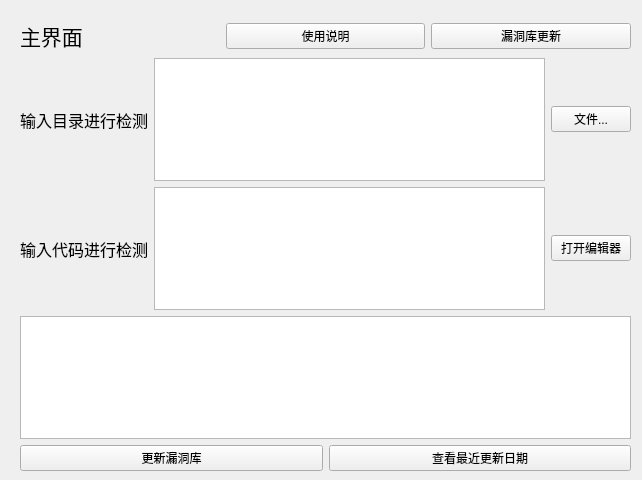
<?xml version="1.0" encoding="UTF-8"?>
<ui version="4.0">
 <class>Form</class>
 <widget class="QWidget" name="Form">
  <property name="geometry">
   <rect>
    <x>0</x>
    <y>0</y>
    <width>642</width>
    <height>480</height>
   </rect>
  </property>
  <property name="windowTitle">
   <string>Form</string>
  </property>
  <widget class="QWidget" name="">
   <property name="geometry">
    <rect>
     <x>20</x>
     <y>20</y>
     <width>611</width>
     <height>451</height>
    </rect>
   </property>
   <layout class="QVBoxLayout" name="verticalLayout">
    <item>
     <layout class="QHBoxLayout" name="horizontalLayout">
      <item>
       <widget class="QLabel" name="label">
        <property name="font">
         <font>
          <family>Agency FB</family>
          <pointsize>16</pointsize>
         </font>
        </property>
        <property name="text">
         <string>主界面</string>
        </property>
       </widget>
      </item>
      <item>
       <widget class="QPushButton" name="pushButton">
        <property name="text">
         <string>使用说明</string>
        </property>
       </widget>
      </item>
      <item>
       <widget class="QPushButton" name="pushButton_4">
        <property name="text">
         <string>漏洞库更新</string>
        </property>
       </widget>
      </item>
     </layout>
    </item>
    <item>
     <layout class="QHBoxLayout" name="horizontalLayout_2">
      <item>
       <widget class="QLabel" name="label_2">
        <property name="font">
         <font>
          <family>Agency FB</family>
          <pointsize>12</pointsize>
         </font>
        </property>
        <property name="text">
         <string>输入目录进行检测</string>
        </property>
       </widget>
      </item>
      <item>
       <widget class="QPlainTextEdit" name="plainTextEdit"/>
      </item>
      <item>
       <widget class="QPushButton" name="pushButton_2">
        <property name="text">
         <string>文件...</string>
        </property>
       </widget>
      </item>
     </layout>
    </item>
    <item>
     <layout class="QHBoxLayout" name="horizontalLayout_3">
      <item>
       <widget class="QLabel" name="label_3">
        <property name="font">
         <font>
          <family>Agency FB</family>
          <pointsize>12</pointsize>
         </font>
        </property>
        <property name="text">
         <string>输入代码进行检测</string>
        </property>
       </widget>
      </item>
      <item>
       <widget class="QPlainTextEdit" name="plainTextEdit_2"/>
      </item>
      <item>
       <widget class="QPushButton" name="pushButton_3">
        <property name="text">
         <string>打开编辑器</string>
        </property>
       </widget>
      </item>
     </layout>
    </item>
    <item>
     <widget class="QTextBrowser" name="textBrowser"/>
    </item>
    <item>
     <layout class="QHBoxLayout" name="horizontalLayout_4">
      <item>
       <widget class="QPushButton" name="pushButton_5">
        <property name="text">
         <string>更新漏洞库</string>
        </property>
       </widget>
      </item>
      <item>
       <widget class="QPushButton" name="pushButton_6">
        <property name="text">
         <string>查看最近更新日期</string>
        </property>
       </widget>
      </item>
     </layout>
    </item>
   </layout>
  </widget>
 </widget>
 <resources/>
 <connections/>
</ui>
